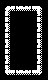

This game map was drawn from its Tiled (.tmx) file and the tilesets committed beside it. A one-line description and the full map source follow:
An orthogonal 3x5 tile map with 16x16 px tiles, 1 tile layer (Kachelebene 1).

<map version="1.2" tiledversion="1.3.3" orientation="orthogonal" renderorder="right-down" width="3" height="5" tilewidth="16" tileheight="16" infinite="0" nextlayerid="2" nextobjectid="1">
 <tileset firstgid="1" source="myPONG.tsx" />
 <layer id="1" name="Kachelebene 1" width="3" height="5">
  <data encoding="csv">
570,571,633,
634,207,634,
634,207,634,
634,207,634,
697,571,698
</data>
 </layer>
</map>
